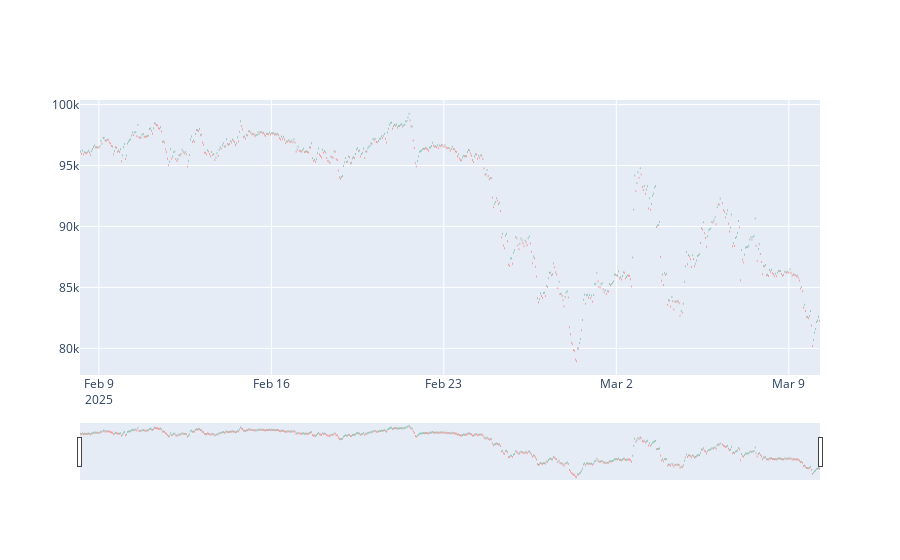

The notebook cell saved with this chart:
### Code cell
plotlyfig.show()

### Figure 1 — Plotly figure (JSON) as saved in the notebook; plotly's stock layout.template omitted (floating-point values rounded to 4 significant figures; data arrays with more than 128 entries replaced by an {"elided": "..."} marker saying what was removed)
{"data": [{"close": {"elided": "720 float values"}, "high": {"elided": "720 float values"}, "low": {"elided": "720 float values"}, "open": {"elided": "720 float values"}, "type": "candlestick", "x": {"elided": "720 str values"}}], "layout": {}}
